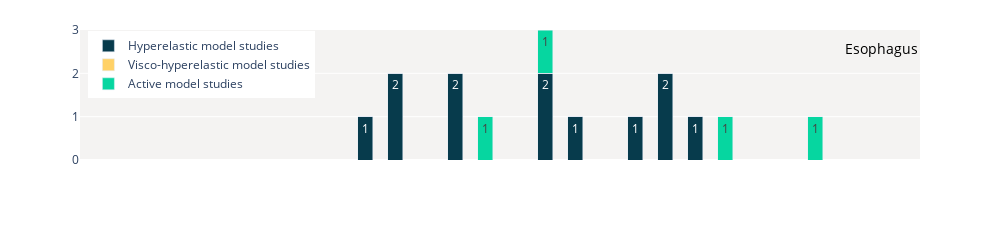
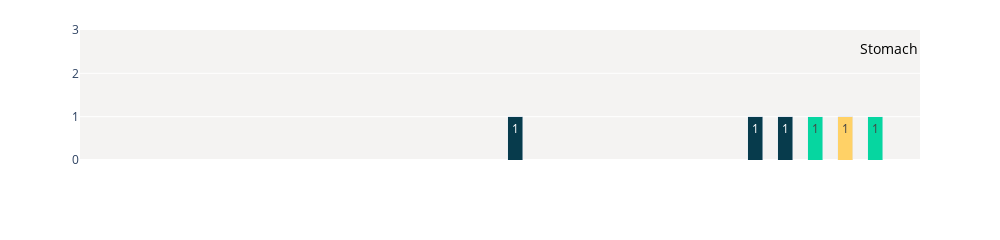
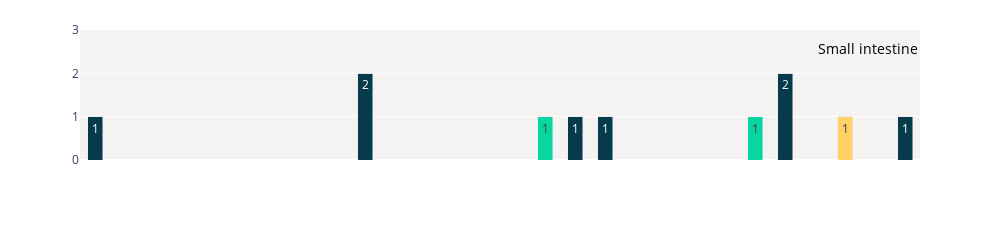
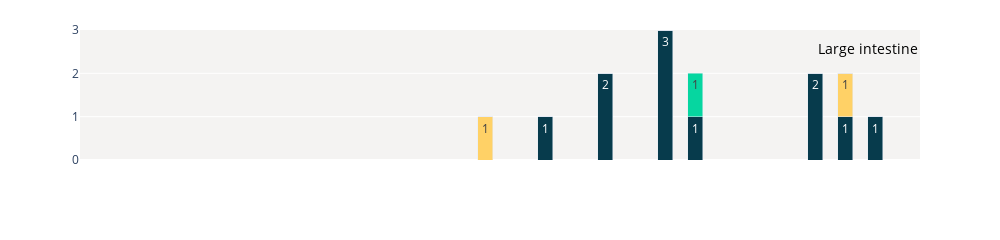

Here is the notebook cell these charts were saved with, in order:
### Code cell
#plot
for organ in organ_list:
    df = yearwise_distribution_dict[organ]

    fig = go.Figure(data=[
                go.Bar(name = 'Hyperelastic model studies',
                x=df['Year'], y=df['Number of hyperelastic studies'],
                text=df['Number of hyperelastic studies'],
                textposition='auto',
                marker=dict(color=color_palette[0])
                      ),
                go.Bar(name = 'Visco-hyperelastic model studies',
                x=df['Year'], y=df['Number of visco-hyperelastic studies'],
                text=df['Number of visco-hyperelastic studies'],
                textposition='auto',
                marker=dict(color=color_palette[1]),
                      ),
                go.Bar(name = 'Active model studies',
                x=df['Year'], y=df['Number of active studies'],
                text=df['Number of active studies'],
                textposition='auto',
                marker=dict(color=color_palette[2]),
                      )
    ])

    fig.update_layout(
        barmode='stack',
        bargap=0.5,
        autosize=False,
        width=1000,
        height=200,
        xaxis = dict(tickvals = [], showgrid = False, dtick = 1),
        xaxis_tickangle=-90, 
        yaxis = dict(dtick = 1),
        plot_bgcolor=plot_background_color,
        yaxis_range=[0,3],
        showlegend=False,
        margin=go.layout.Margin(
            t=30, #top margin
        )
    )
    
    if organ == 'Esophagus':
        fig.update_layout(
            showlegend=True,
            legend=dict(yanchor="top", y=0.99, xanchor="left", x=0.01), 
            legend_traceorder = 'normal',
        )
        
    if organ == 'Rectum':
        fig.update_layout(
            xaxis = dict(tickvals = df['Year'], title="<b> Year <b>"),
            yaxis = dict(title="<b> Number of studies <b>"),
        )
        
    fig.add_annotation(
            xref="paper", yref="paper",
            x=1, y=0.95,
            text=organ,
            showarrow=False,
            font=dict(
                size=14,
                color="black"
            ),
                      )

    fig.show()
    #fig.write_image(str(organ)+ "-year-wise.png", engine="kaleido", scale = 1.0)

### Figure 1 — Plotly figure (JSON) as saved in the notebook; plotly's stock layout.template omitted (floating-point values rounded to 4 significant figures)
{"data": [{"marker": {"color": "#073b4c"}, "name": "Hyperelastic model studies", "text": [0, 0, 0, 0, 0, 0, 0, 0, 0, 1, 2, 0, 2, 0, 0, 2, 1, 0, 1, 2, 1, 0, 0, 0, 0, 0, 0, 0], "textposition": "auto", "type": "bar", "x": [1994, 1995, 1996, 1997, 1998, 1999, 2000, 2001, 2002, 2003, 2004, 2005, 2006, 2007, 2008, 2009, 2010, 2011, 2012, 2013, 2014, 2015, 2016, 2017, 2018, 2019, 2020, 2021], "y": [0, 0, 0, 0, 0, 0, 0, 0, 0, 1, 2, 0, 2, 0, 0, 2, 1, 0, 1, 2, 1, 0, 0, 0, 0, 0, 0, 0]}, {"marker": {"color": "#ffd166"}, "name": "Visco-hyperelastic model studies", "text": [0, 0, 0, 0, 0, 0, 0, 0, 0, 0, 0, 0, 0, 0, 0, 0, 0, 0, 0, 0, 0, 0, 0, 0, 0, 0, 0, 0], "textposition": "auto", "type": "bar", "x": [1994, 1995, 1996, 1997, 1998, 1999, 2000, 2001, 2002, 2003, 2004, 2005, 2006, 2007, 2008, 2009, 2010, 2011, 2012, 2013, 2014, 2015, 2016, 2017, 2018, 2019, 2020, 2021], "y": [0, 0, 0, 0, 0, 0, 0, 0, 0, 0, 0, 0, 0, 0, 0, 0, 0, 0, 0, 0, 0, 0, 0, 0, 0, 0, 0, 0]}, {"marker": {"color": "#06d6a0"}, "name": "Active model studies", "text": [0, 0, 0, 0, 0, 0, 0, 0, 0, 0, 0, 0, 0, 1, 0, 1, 0, 0, 0, 0, 0, 1, 0, 0, 1, 0, 0, 0], "textposition": "auto", "type": "bar", "x": [1994, 1995, 1996, 1997, 1998, 1999, 2000, 2001, 2002, 2003, 2004, 2005, 2006, 2007, 2008, 2009, 2010, 2011, 2012, 2013, 2014, 2015, 2016, 2017, 2018, 2019, 2020, 2021], "y": [0, 0, 0, 0, 0, 0, 0, 0, 0, 0, 0, 0, 0, 1, 0, 1, 0, 0, 0, 0, 0, 1, 0, 0, 1, 0, 0, 0]}], "layout": {"annotations": [{"font": {"color": "black", "size": 14}, "showarrow": false, "text": "Esophagus", "x": 1, "xref": "paper", "y": 0.95, "yref": "paper"}], "autosize": false, "bargap": 0.5, "barmode": "stack", "height": 200, "legend": {"traceorder": "normal", "x": 0.01, "xanchor": "left", "y": 0.99, "yanchor": "top"}, "margin": {"t": 30}, "plot_bgcolor": "rgba(242, 241, 239, 0.8)", "showlegend": true, "width": 1000, "xaxis": {"autorange": true, "dtick": 1, "range": [1994.0, 2022.0], "showgrid": false, "tickangle": -90, "tickvals": [], "type": "linear"}, "yaxis": {"dtick": 1, "range": [0, 3], "type": "linear"}}}

### Figure 2 — Plotly figure (JSON) as saved in the notebook; plotly's stock layout.template omitted (floating-point values rounded to 4 significant figures)
{"data": [{"marker": {"color": "#073b4c"}, "name": "Hyperelastic model studies", "text": [0, 0, 0, 0, 0, 0, 0, 0, 0, 0, 0, 0, 0, 0, 1, 0, 0, 0, 0, 0, 0, 0, 1, 1, 0, 0, 0, 0], "textposition": "auto", "type": "bar", "x": [1994, 1995, 1996, 1997, 1998, 1999, 2000, 2001, 2002, 2003, 2004, 2005, 2006, 2007, 2008, 2009, 2010, 2011, 2012, 2013, 2014, 2015, 2016, 2017, 2018, 2019, 2020, 2021], "y": [0, 0, 0, 0, 0, 0, 0, 0, 0, 0, 0, 0, 0, 0, 1, 0, 0, 0, 0, 0, 0, 0, 1, 1, 0, 0, 0, 0]}, {"marker": {"color": "#ffd166"}, "name": "Visco-hyperelastic model studies", "text": [0, 0, 0, 0, 0, 0, 0, 0, 0, 0, 0, 0, 0, 0, 0, 0, 0, 0, 0, 0, 0, 0, 0, 0, 0, 1, 0, 0], "textposition": "auto", "type": "bar", "x": [1994, 1995, 1996, 1997, 1998, 1999, 2000, 2001, 2002, 2003, 2004, 2005, 2006, 2007, 2008, 2009, 2010, 2011, 2012, 2013, 2014, 2015, 2016, 2017, 2018, 2019, 2020, 2021], "y": [0, 0, 0, 0, 0, 0, 0, 0, 0, 0, 0, 0, 0, 0, 0, 0, 0, 0, 0, 0, 0, 0, 0, 0, 0, 1, 0, 0]}, {"marker": {"color": "#06d6a0"}, "name": "Active model studies", "text": [0, 0, 0, 0, 0, 0, 0, 0, 0, 0, 0, 0, 0, 0, 0, 0, 0, 0, 0, 0, 0, 0, 0, 0, 1, 0, 1, 0], "textposition": "auto", "type": "bar", "x": [1994, 1995, 1996, 1997, 1998, 1999, 2000, 2001, 2002, 2003, 2004, 2005, 2006, 2007, 2008, 2009, 2010, 2011, 2012, 2013, 2014, 2015, 2016, 2017, 2018, 2019, 2020, 2021], "y": [0, 0, 0, 0, 0, 0, 0, 0, 0, 0, 0, 0, 0, 0, 0, 0, 0, 0, 0, 0, 0, 0, 0, 0, 1, 0, 1, 0]}], "layout": {"annotations": [{"font": {"color": "black", "size": 14}, "showarrow": false, "text": "Stomach", "x": 1, "xref": "paper", "y": 0.95, "yref": "paper"}], "autosize": false, "bargap": 0.5, "barmode": "stack", "height": 200, "margin": {"t": 30}, "plot_bgcolor": "rgba(242, 241, 239, 0.8)", "showlegend": false, "width": 1000, "xaxis": {"autorange": true, "dtick": 1, "range": [1994.0, 2022.0], "showgrid": false, "tickangle": -90, "tickvals": [], "type": "linear"}, "yaxis": {"dtick": 1, "range": [0, 3], "type": "linear"}}}

### Figure 3 — Plotly figure (JSON) as saved in the notebook; plotly's stock layout.template omitted (floating-point values rounded to 4 significant figures)
{"data": [{"marker": {"color": "#073b4c"}, "name": "Hyperelastic model studies", "text": [1, 0, 0, 0, 0, 0, 0, 0, 0, 2, 0, 0, 0, 0, 0, 0, 1, 1, 0, 0, 0, 0, 0, 2, 0, 0, 0, 1], "textposition": "auto", "type": "bar", "x": [1994, 1995, 1996, 1997, 1998, 1999, 2000, 2001, 2002, 2003, 2004, 2005, 2006, 2007, 2008, 2009, 2010, 2011, 2012, 2013, 2014, 2015, 2016, 2017, 2018, 2019, 2020, 2021], "y": [1, 0, 0, 0, 0, 0, 0, 0, 0, 2, 0, 0, 0, 0, 0, 0, 1, 1, 0, 0, 0, 0, 0, 2, 0, 0, 0, 1]}, {"marker": {"color": "#ffd166"}, "name": "Visco-hyperelastic model studies", "text": [0, 0, 0, 0, 0, 0, 0, 0, 0, 0, 0, 0, 0, 0, 0, 0, 0, 0, 0, 0, 0, 0, 0, 0, 0, 1, 0, 0], "textposition": "auto", "type": "bar", "x": [1994, 1995, 1996, 1997, 1998, 1999, 2000, 2001, 2002, 2003, 2004, 2005, 2006, 2007, 2008, 2009, 2010, 2011, 2012, 2013, 2014, 2015, 2016, 2017, 2018, 2019, 2020, 2021], "y": [0, 0, 0, 0, 0, 0, 0, 0, 0, 0, 0, 0, 0, 0, 0, 0, 0, 0, 0, 0, 0, 0, 0, 0, 0, 1, 0, 0]}, {"marker": {"color": "#06d6a0"}, "name": "Active model studies", "text": [0, 0, 0, 0, 0, 0, 0, 0, 0, 0, 0, 0, 0, 0, 0, 1, 0, 0, 0, 0, 0, 0, 1, 0, 0, 0, 0, 0], "textposition": "auto", "type": "bar", "x": [1994, 1995, 1996, 1997, 1998, 1999, 2000, 2001, 2002, 2003, 2004, 2005, 2006, 2007, 2008, 2009, 2010, 2011, 2012, 2013, 2014, 2015, 2016, 2017, 2018, 2019, 2020, 2021], "y": [0, 0, 0, 0, 0, 0, 0, 0, 0, 0, 0, 0, 0, 0, 0, 1, 0, 0, 0, 0, 0, 0, 1, 0, 0, 0, 0, 0]}], "layout": {"annotations": [{"font": {"color": "black", "size": 14}, "showarrow": false, "text": "Small intestine", "x": 1, "xref": "paper", "y": 0.95, "yref": "paper"}], "autosize": false, "bargap": 0.5, "barmode": "stack", "height": 200, "margin": {"t": 30}, "plot_bgcolor": "rgba(242, 241, 239, 0.8)", "showlegend": false, "width": 1000, "xaxis": {"autorange": true, "dtick": 1, "range": [1994.0, 2022.0], "showgrid": false, "tickangle": -90, "tickvals": [], "type": "linear"}, "yaxis": {"dtick": 1, "range": [0, 3], "type": "linear"}}}

### Figure 4 — Plotly figure (JSON) as saved in the notebook; plotly's stock layout.template omitted (floating-point values rounded to 4 significant figures)
{"data": [{"marker": {"color": "#073b4c"}, "name": "Hyperelastic model studies", "text": [0, 0, 0, 0, 0, 0, 0, 0, 0, 0, 0, 0, 0, 0, 0, 1, 0, 2, 0, 3, 1, 0, 0, 0, 2, 1, 1, 0], "textposition": "auto", "type": "bar", "x": [1994, 1995, 1996, 1997, 1998, 1999, 2000, 2001, 2002, 2003, 2004, 2005, 2006, 2007, 2008, 2009, 2010, 2011, 2012, 2013, 2014, 2015, 2016, 2017, 2018, 2019, 2020, 2021], "y": [0, 0, 0, 0, 0, 0, 0, 0, 0, 0, 0, 0, 0, 0, 0, 1, 0, 2, 0, 3, 1, 0, 0, 0, 2, 1, 1, 0]}, {"marker": {"color": "#ffd166"}, "name": "Visco-hyperelastic model studies", "text": [0, 0, 0, 0, 0, 0, 0, 0, 0, 0, 0, 0, 0, 1, 0, 0, 0, 0, 0, 0, 0, 0, 0, 0, 0, 1, 0, 0], "textposition": "auto", "type": "bar", "x": [1994, 1995, 1996, 1997, 1998, 1999, 2000, 2001, 2002, 2003, 2004, 2005, 2006, 2007, 2008, 2009, 2010, 2011, 2012, 2013, 2014, 2015, 2016, 2017, 2018, 2019, 2020, 2021], "y": [0, 0, 0, 0, 0, 0, 0, 0, 0, 0, 0, 0, 0, 1, 0, 0, 0, 0, 0, 0, 0, 0, 0, 0, 0, 1, 0, 0]}, {"marker": {"color": "#06d6a0"}, "name": "Active model studies", "text": [0, 0, 0, 0, 0, 0, 0, 0, 0, 0, 0, 0, 0, 0, 0, 0, 0, 0, 0, 0, 1, 0, 0, 0, 0, 0, 0, 0], "textposition": "auto", "type": "bar", "x": [1994, 1995, 1996, 1997, 1998, 1999, 2000, 2001, 2002, 2003, 2004, 2005, 2006, 2007, 2008, 2009, 2010, 2011, 2012, 2013, 2014, 2015, 2016, 2017, 2018, 2019, 2020, 2021], "y": [0, 0, 0, 0, 0, 0, 0, 0, 0, 0, 0, 0, 0, 0, 0, 0, 0, 0, 0, 0, 1, 0, 0, 0, 0, 0, 0, 0]}], "layout": {"annotations": [{"font": {"color": "black", "size": 14}, "showarrow": false, "text": "Large intestine", "x": 1, "xref": "paper", "y": 0.95, "yref": "paper"}], "autosize": false, "bargap": 0.5, "barmode": "stack", "height": 200, "margin": {"t": 30}, "plot_bgcolor": "rgba(242, 241, 239, 0.8)", "showlegend": false, "width": 1000, "xaxis": {"autorange": true, "dtick": 1, "range": [1994.0, 2022.0], "showgrid": false, "tickangle": -90, "tickvals": [], "type": "linear"}, "yaxis": {"dtick": 1, "range": [0, 3], "type": "linear"}}}
